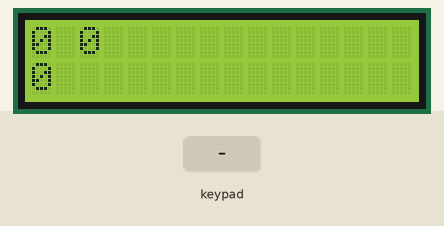
This sketch was run on a simulated Arduino Uno, built with avr-gcc and run on an emulated ATmega328P. Parts: 16×2 character LCD. The inputs (shaded band) are chosen by the test bench.

Above: at 3.2 s.
3.3 s: keypad keys 1 2 A pressed 0.4 s apart
At 4.9 s:
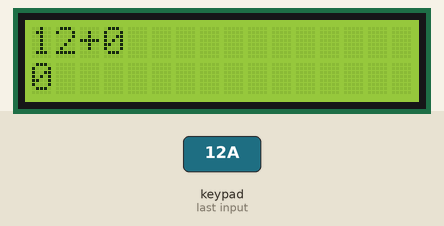
6.0 s: key 'D' pressed
At 6.5 s:
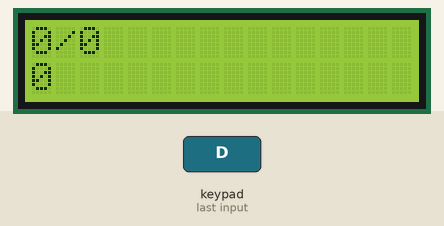
7.6 s: key 'C' pressed
At 8.6 s:
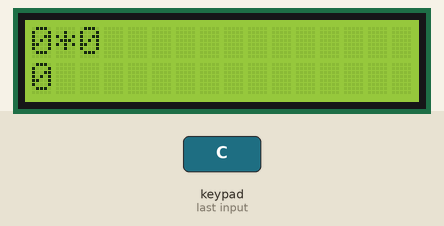
9.2 s: keypad keys 1 2 # pressed 0.4 s apart
At 10.7 s:
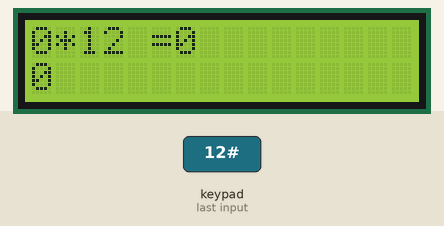
11.9 s: key 'B' pressed
At 13.2 s:
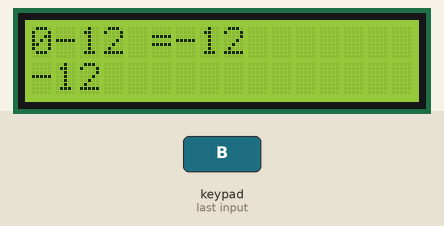
13.5 s: keypad keys 1 2 D pressed 0.4 s apart
At 15.1 s:
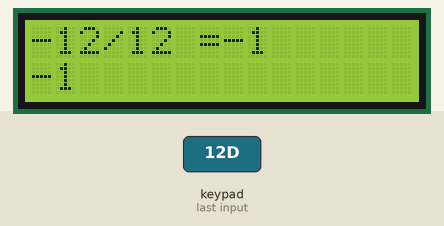
Timing chart, 0 to 16.6 s (numbered marks = the images above; inputs shaded):
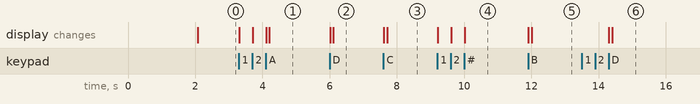

The sketch:

calculator.ino
```cpp
#include <LiquidCrystal.h>
#include <Keypad.h>

const byte num_rows = 4;
const byte num_cols = 4;

// Define keypad layout
char keyLayout[num_rows][num_cols] = {
  {'7','8','9','D'},
  {'4','5','6','C'},
  {'1','2','3','B'},
  {'*','0','#','A'}
};

byte rowConnections[num_rows] = { 0, 1, 2, 3 };
byte colConnections[num_cols] = { 4, 5, 6, 7 };

// Initialize keypad
Keypad customKeypad = Keypad( makeKeymap(keyLayout), rowConnections, colConnections, num_rows, num_cols );

const int rs = 8, en = 9, d4 = 10, d5 = 11, d6 = 12, d7 = 13; // LCD connections
LiquidCrystal display(rs, en, d4, d5, d6, d7);

long firstNum, secondNum, resultNum;
char keyPressed, operation;
bool shouldCalculate = false;

void setup() {
  display.begin(16, 2);
  display.print("Custom Calculator");
  display.setCursor(0, 1);
  display.print("-TechSavvy");

  delay(2000);
  display.clear();
}

void loop() {

  keyPressed = customKeypad.getKey();

  if (keyPressed != NO_KEY)
    processKey();

  if (shouldCalculate)
    computeResult();

  showResult();
}

void processKey() {
  display.clear();

  if (keyPressed == '*') {
    Serial.println("Clear pressed");
    resultNum = firstNum = secondNum = 0;
    shouldCalculate = false;
  }

  if (keyPressed >= '0' && keyPressed <= '9') {
    Serial.print("Button "); Serial.println(keyPressed);
    if (resultNum == 0)
      resultNum = keyPressed - '0';
    else
      resultNum = (resultNum * 10) + (keyPressed - '0');
  }

  if (keyPressed == '#') {
    Serial.println("Equals pressed");
    secondNum = resultNum;
    shouldCalculate = true;
  }

  if (keyPressed >= 'A' && keyPressed <= 'D') {
    firstNum = resultNum;
    resultNum = 0;
    if (keyPressed == 'A') {
      Serial.println("Add");
      operation = '+';
    }
    if (keyPressed == 'B') {
      Serial.println("Subtract");
      operation = '-';
    }
    if (keyPressed == 'C') {
      Serial.println("Multiply");
      operation = '*';
    }
    if (keyPressed == 'D') {
      Serial.println("Divide");
      operation = '/';
    }
    delay(100);
  }
}

void computeResult() {
  if (operation == '+')
    resultNum = firstNum + secondNum;

  if (operation == '-')
    resultNum = firstNum - secondNum;

  if (operation == '*')
    resultNum = firstNum * secondNum;

  if (operation == '/')
    resultNum = firstNum / secondNum;
}

void showResult() {
  display.setCursor(0, 0);
  display.print(firstNum); display.print(operation); display.print(secondNum);

  if (shouldCalculate) {
    display.print(" ="); display.print(resultNum);
  }

  display.setCursor(0, 1);
  display.print(resultNum);
}
```

Measured:
- after the input at 3.3 s, the display: first changes at once (image 1 shows a later state)
- after the input at 6.0 s, the display: first changes at once (image 2 shows a later state)
- after the input at 7.6 s, the display: first changes at once (image 3 shows a later state)
- after the input at 9.2 s, the display: first changes at once (image 4 shows a later state)
- after the input at 11.9 s, the display: first changes at once (image 5 shows a later state)
- after the input at 13.5 s, the display: first changes after 0.81 s (image 6 shows a later state)
